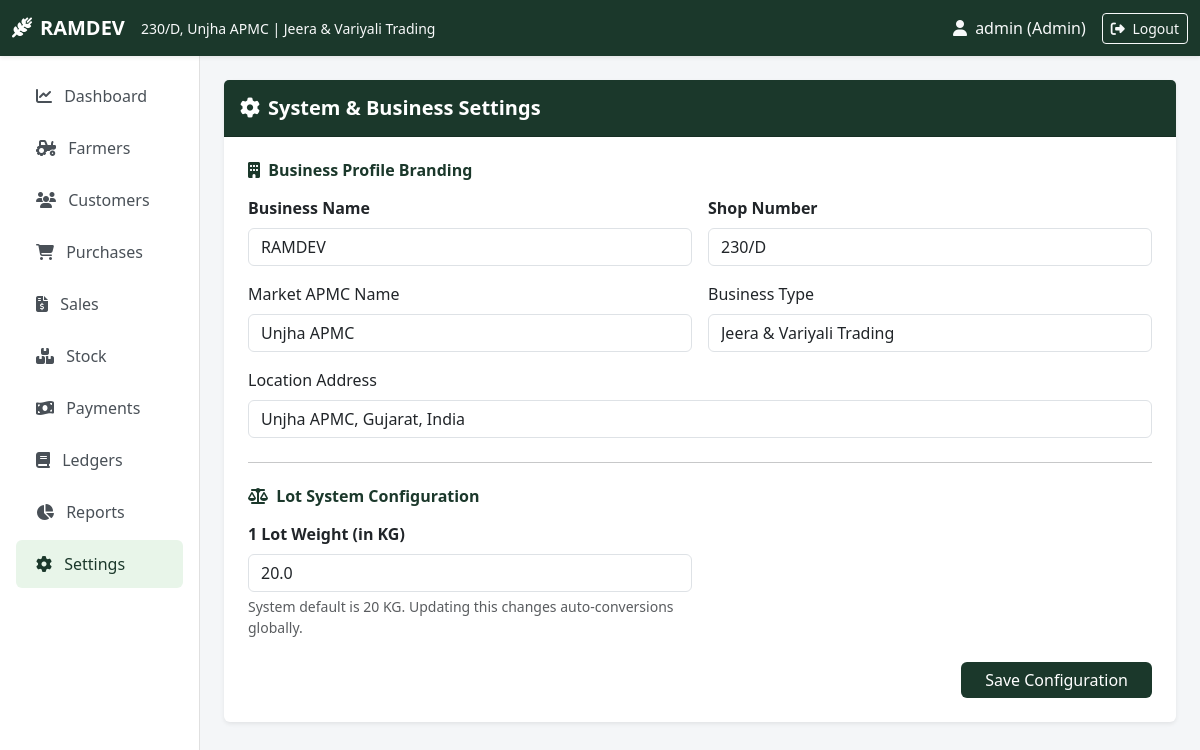
The app's page /settings (signed in) with its own data.
### tables this page shows
CREATE TABLE settings (
            key TEXT PRIMARY KEY,
            value TEXT NOT NULL
        );

### app.py (the view, shortened to what this page needs)
@app.route('/settings', methods=['GET', 'POST'])
@login_required
@admin_required
def settings():
    conn = get_db_connection()
    conn.close()
    return render_template('settings.html')

### app.py (called while the page is built)
@app.context_processor
def inject_global_vars():
    business_info = {
        'name': get_setting('business_name', 'RAMDEV'),
        'shop_no': get_setting('shop_no', '230/D'),
        'market': get_setting('market', 'Unjha APMC'),
        'type': get_setting('business_type', 'Jeera & Variyali Trading'),
        'location': get_setting('location', 'Unjha APMC, Gujarat, India'),
        'mobile': get_setting('mobile', ''),
        'email': get_setting('email', ''),
        'gst_no': get_setting('gst_no', ''),
        'lot_weight': get_lot_weight()
    }
    return dict(biz=business_info)

def login_required(f):
    @wraps(f)
    def decorated_function(*args, **kwargs):
        if 'user_id' not in session:
            flash("Please log in to access this page.", "warning")
            return redirect(url_for('login'))
        return f(*args, **kwargs)
    return decorated_function

def admin_required(f):
    @wraps(f)
    def decorated_function(*args, **kwargs):
        if session.get('role') != 'Admin':
            flash("Access denied. Admin privileges required.", "danger")
            return redirect(url_for('dashboard'))
        return f(*args, **kwargs)
    return decorated_function

### database.py (called while the page is built)
def get_db_connection():
    conn = sqlite3.connect(DB_NAME)
    conn.row_factory = sqlite3.Row
    return conn

def get_setting(key, default=""):
    conn = get_db_connection()
    res = conn.execute("SELECT value FROM settings WHERE key = ?", (key,)).fetchone()
    conn.close()
    return res['value'] if res else default

def get_lot_weight():
    try:
        return float(get_setting('lot_weight_kg', '20'))
    except ValueError:
        return 20.0

### templates/settings.html
{% extends "base.html" %}
{% block content %}
<div class="card border-0 shadow-sm max-w-800 mx-auto">
    <div class="card-header bg-mandi text-white py-3">
        <h5 class="fw-bold mb-0"><i class="fa-solid fa-gear me-2"></i>System & Business Settings</h5>
    </div>
    <div class="card-body p-4">
        <form method="POST" action="{{ url_for('settings') }}">
            <h6 class="fw-bold text-mandi mb-3"><i class="fa-solid fa-building me-1"></i> Business Profile Branding</h6>
            <div class="row g-3 mb-3">
                <div class="col-md-6">
                    <label class="form-label fw-bold">Business Name</label>
                    <input type="text" name="business_name" class="form-control" value="{{ biz.name }}" required>
                </div>
                <div class="col-md-6">
                    <label class="form-label fw-bold">Shop Number</label>
                    <input type="text" name="shop_no" class="form-control" value="{{ biz.shop_no }}" required>
                </div>
            </div>
            <div class="row g-3 mb-3">
                <div class="col-md-6">
                    <label class="form-label">Market APMC Name</label>
                    <input type="text" name="market" class="form-control" value="{{ biz.market }}" required>
                </div>
                <div class="col-md-6">
                    <label class="form-label">Business Type</label>
                    <input type="text" name="business_type" class="form-control" value="{{ biz.type }}" required>
                </div>
            </div>
            <div class="mb-3">
                <label class="form-label">Location Address</label>
                <input type="text" name="location" class="form-control" value="{{ biz.location }}" required>
            </div>
            <hr class="my-4">
            <h6 class="fw-bold text-mandi mb-3"><i class="fa-solid fa-scale-balanced me-1"></i> Lot System Configuration</h6>
            <div class="row g-3 mb-3">
                <div class="col-md-6">
                    <label class="form-label fw-bold">1 Lot Weight (in KG)</label>
                    <input type="number" step="0.1" name="lot_weight_kg" class="form-control" value="{{ biz.lot_weight }}" required>
                    <div class="form-text">System default is 20 KG. Updating this changes auto-conversions globally.</div>
                </div>
            </div>
            <div class="d-flex justify-content-end mt-4">
                <button type="submit" class="btn btn-mandi px-4">Save Configuration</button>
            </div>
        </form>
    </div>
</div>
{% endblock %}

### templates/base.html (shortened to what this page needs)
<!DOCTYPE html>
<html lang="en">
<head>
    <link href="https://cdn.jsdelivr.net/npm/bootstrap@5.3.0/dist/css/bootstrap.min.css" rel="stylesheet">
    <link rel="stylesheet" href="https://cdnjs.cloudflare.com/ajax/libs/font-awesome/6.4.0/css/all.min.css">
    <link rel="stylesheet" href="{{ url_for('static', filename='style.css') }}">
</head>
<body>
    <nav class="navbar navbar-expand-lg navbar-dark bg-mandi sticky-top shadow-sm no-print">
        <div class="container-fluid">
            <a class="navbar-brand fw-bold" href="{{ url_for('dashboard') }}">
                <i class="fa-solid fa-wheat-awn me-2"></i>{{ biz.name }}
            </a>
            <span class="navbar-text text-light d-none d-md-inline me-auto">
                <small>{{ biz.shop_no }}, {{ biz.market }} | {{ biz.type }}</small>
            </span>
            <div class="d-flex align-items-center">
                {% if session.get('user_id') %}
                <span class="text-light me-3"><i class="fa-solid fa-user me-1"></i> {{ session.username }} ({{ session.role }})</span>
                <a href="{{ url_for('logout') }}" class="btn btn-outline-light btn-sm"><i class="fa-solid fa-right-from-bracket me-1"></i> Logout</a>
                {% endif %}
            </div>
        </div>
    </nav>
    <div class="container-fluid">
        <div class="row">
            {% if session.get('user_id') %}
            <nav class="col-md-3 col-lg-2 d-md-block sidebar collapse p-3 no-print">
                <div class="position-sticky">
                    <ul class="nav flex-column">
                        <li class="nav-item"><a class="nav-link {% if request.endpoint == 'dashboard' %}active{% endif %}" href="{{ url_for('dashboard') }}"><i class="fa-solid fa-chart-line me-2"></i> Dashboard</a></li>
                        <li class="nav-item"><a class="nav-link {% if request.endpoint in ['farmers', 'farmer_details'] %}active{% endif %}" href="{{ url_for('farmers') }}"><i class="fa-solid fa-tractor me-2"></i> Farmers</a></li>
                        <li class="nav-item"><a class="nav-link {% if request.endpoint in ['customers', 'customer_details'] %}active{% endif %}" href="{{ url_for('customers') }}"><i class="fa-solid fa-users me-2"></i> Customers</a></li>
                        <li class="nav-item"><a class="nav-link " href="{{ url_for('purchases') }}"><i class="fa-solid fa-cart-shopping me-2"></i> Purchases</a></li>
                        <li class="nav-item"><a class="nav-link " href="{{ url_for('sales') }}"><i class="fa-solid fa-file-invoice-dollar me-2"></i> Sales</a></li>
                        <li class="nav-item"><a class="nav-link {% if request.endpoint == 'stock' %}active{% endif %}" href="{{ url_for('stock') }}"><i class="fa-solid fa-boxes-stacked me-2"></i> Stock</a></li>
                        <li class="nav-item"><a class="nav-link {% if request.endpoint == 'payments' %}active{% endif %}" href="{{ url_for('payments') }}"><i class="fa-solid fa-money-bill-wave me-2"></i> Payments</a></li>
                        <li class="nav-item"><a class="nav-link {% if request.endpoint == 'ledger' %}active{% endif %}" href="{{ url_for('ledger') }}"><i class="fa-solid fa-book me-2"></i> Ledgers</a></li>
                        <li class="nav-item"><a class="nav-link {% if request.endpoint == 'reports' %}active{% endif %}" href="{{ url_for('reports') }}"><i class="fa-solid fa-chart-pie me-2"></i> Reports</a></li>
                        {% if session.get('role') == 'Admin' %}
                        <li class="nav-item"><a class="nav-link {% if request.endpoint == 'settings' %}active{% endif %}" href="{{ url_for('settings') }}"><i class="fa-solid fa-gear me-2"></i> Settings</a></li>
                        {% endif %}
                    </ul>
                </div>
            </nav>
            <main class="col-md-9 ms-sm-auto col-lg-10 px-md-4 py-4">
            {% else %}
            <main class="col-12 px-md-4 py-4">
            {% endif %}
                {% block content %}{% endblock %}
            </main>
        </div>
    </div>
</body>
</html>

### static/style.css (style rules this page uses)
:root { --primary-color: #1b382b; --primary-hover: #142a20; --secondary-color: #d4a373; --bg-light: #f4f6f8; --text-dark: #2c3e50; --card-shadow: 0 4px 12px rgba(0,0,0,0.05); }
body { font-family: 'Segoe UI', Tahoma, Geneva, Verdana, sans-serif; background-color: var(--bg-light); color: var(--text-dark); }
.bg-mandi { background-color: var(--primary-color) !important; }
.text-mandi { color: var(--primary-color) !important; }
.btn-mandi { background-color: var(--primary-color); color: #fff; border: none; }
.sidebar { min-height: calc(100vh - 56px); background-color: #ffffff; border-right: 1px solid #e0e0e0; }
.sidebar .nav-link { color: #495057; font-weight: 500; padding: 12px 20px; border-radius: 6px; margin-bottom: 4px; }
.sidebar .nav-link:hover, .sidebar .nav-link.active { background-color: #e8f5e9; color: var(--primary-color); }

### records on screen
settings: name "RAMDEV", business_name "RAMDEV"
settings: shop_no "230/D"
settings: market "Unjha APMC"
settings: type "Jeera & Variyali Trading", business_type "Jeera & Variyali Trading"
settings: location "Unjha APMC, Gujarat, India"

### other values on screen
{{ session.username }} "admin"
{{ session.role }} "Admin"
